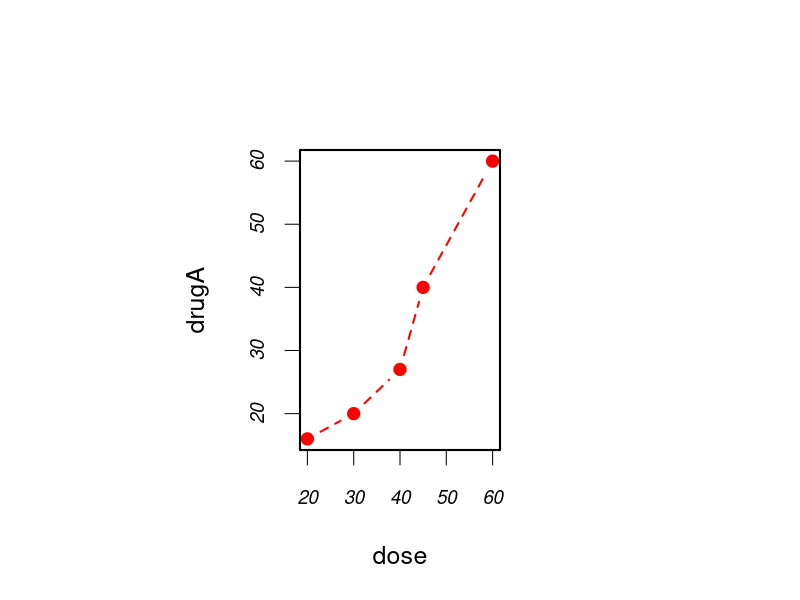
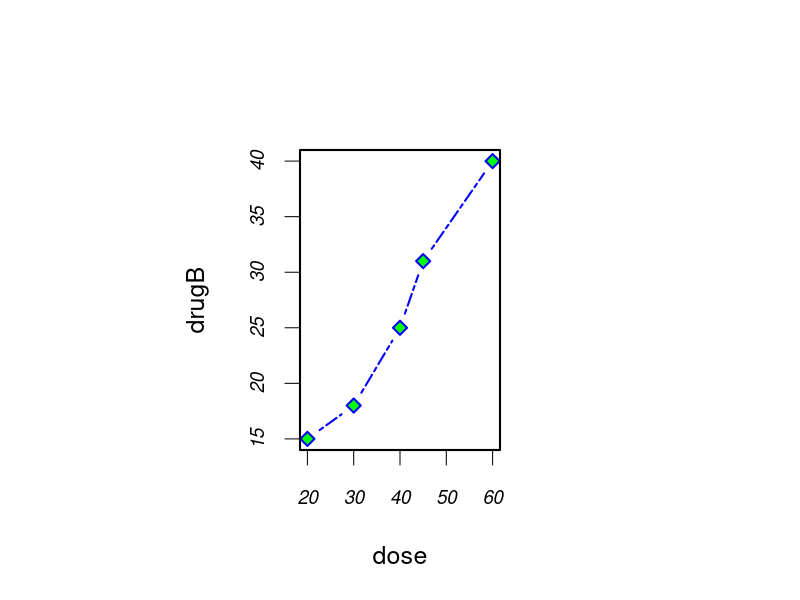

R code for these plots, in order:
dose<-c(20,30,40,45,60)
drugA<-c(16,20,27,40,60)
drugB<-c(15,18,25,31,40)
opar<-par(no.readonly=TRUE)
par(pin=c(2,3))
par(lwd=2,cex=1.5)
par(cex.axis=.75,font.axis=3)
plot(dose,drugA,type='b',pch=19,lty=2,col="red")
plot(dose,drugB,type='b',pch=23,lty=6,col="blue",bg="green")
par(opar)
